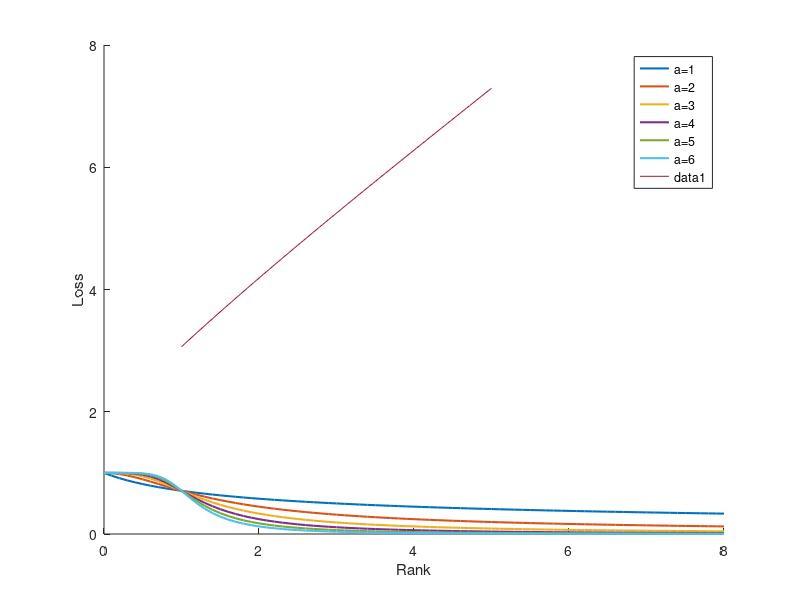
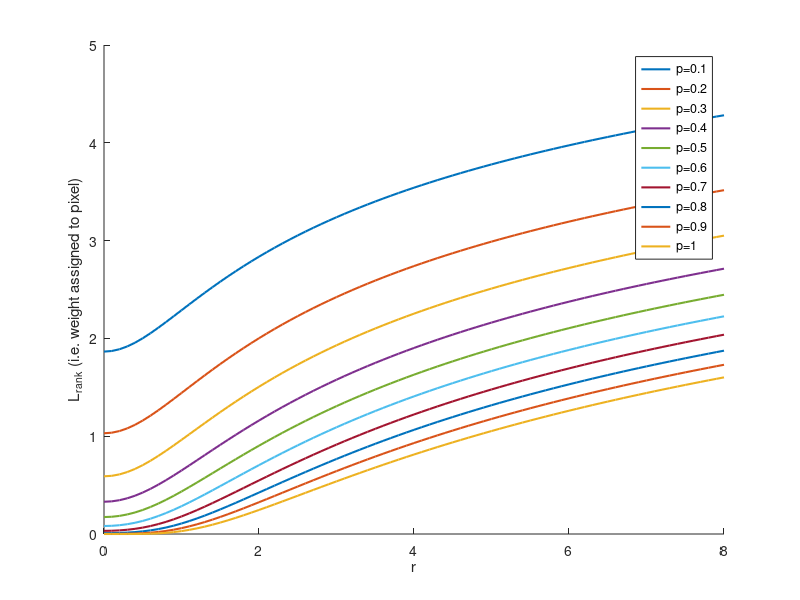
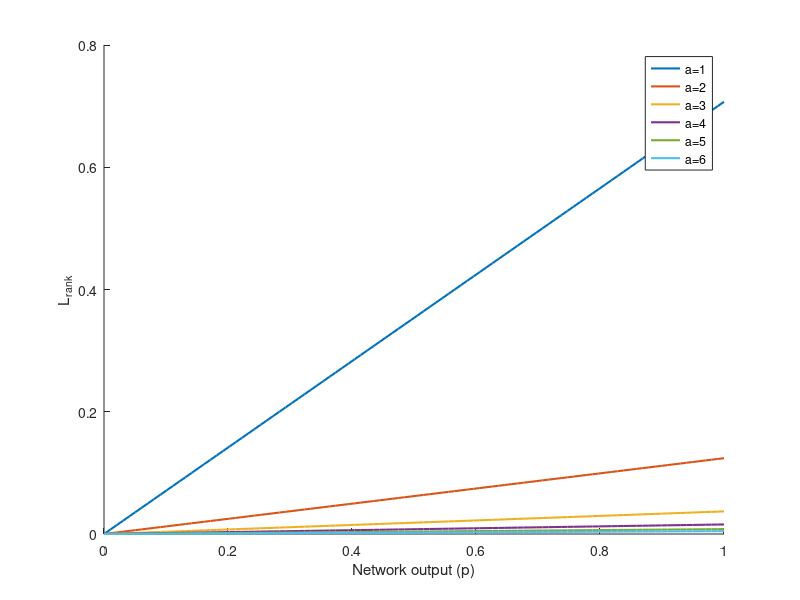
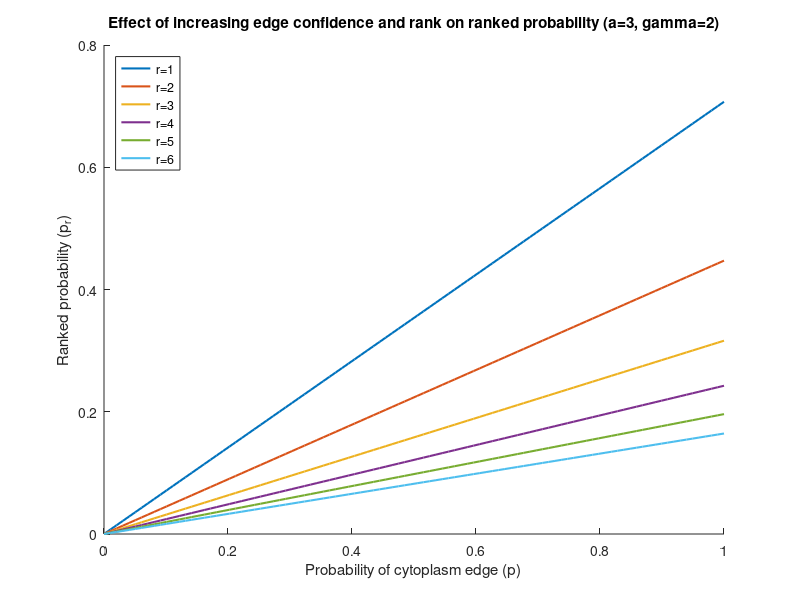

Here is the MATLAB script that generated these plots, in order: (Note: this script raises an error after producing the figures.)
% Simple script for analysing the effects on the weight given by my new
% focal loss function when different functions are used for computing Pr,
% the ranked confidence. 
% This way, the computers confidence in a pixel belonging to an edge is
% related to the level of difficulty of obtaining that edge.
% For example, if r is high, then a highly confident prediction should 

% What we're wanting in this function is to have a much larger losses for
% when its the most difficult (r=5) and has the least confidence, whereas
% we want very little loss for when its the easiest (r=1) and has most
% confidence. 

% Started: 11/03/2020.
clear; clc; close all; 


%% Latest idea: use a low-pass filter.
% Idea: for ranking loss:
% - to get more learning: make pr smaller 
% - to get less learning: make pr larger
% since its (1 - pr)^2, so when pr smaller, that function gets larger and
% vice versa.

% To make it smaller/larger we need a gain function: use the one for a low
% pass filter so that small ranks (i.e r -> 0) give large gains.
% As above, if we get larger gains, pr gets bigger, so

% As the rank increases, what effect does this have on the gain?
figure;
% title('Effect of rank on gain for various powers, a');
xlabel('r');
ylabel('G(r)');
hold on            
for a = 1: 6
    r = 0: 0.1: 8;
    Gain = 1 ./ sqrt(1 + r.^a);
    plot(r, Gain, '-', 'LineWidth', 1.5);
    Legend_a{a}=strcat('a=', num2str(a));
    hold on 
end
legend(Legend_a, 'Location','Best');
hold off;

%% Effect of rank on assigned weight for different values of p

figure;
xlabel('r');
ylabel('L_{rank} (i.e. weight assigned to pixel)');
hold on
i=1;
for p = 0.1: 0.1: 1
    r = 0: 0.1: 8;
    Gain = 1 ./ (sqrt(1 + r.^2));
    pr = p .* Gain;    
    RL = - (1 - pr).^2 .* log(pr);
    plot(r, RL, '-', 'LineWidth', 1.5);
    Legend_p{i}=strcat('p=', num2str(p));
    i = i+1;
    hold on;
end
legend(Legend_p, 'Location','Best');
hold off;

%% As the confidence increases, what effect does this have on the gain for different values of r?
figure;
xlabel('Network output (p)');
ylabel('L_{rank}');
hold on            
for r = 1: 6
    p = linspace(1e-4, 1, 100);
    Gain = p ./ sqrt(1 + r.^a);
    plot(p, Gain, '-', 'LineWidth', 1.5);
    Legend_a{a}=strcat('a=', num2str(a));
    hold on 
end
legend(Legend_a, 'Location','Best');
hold off;

%% Under this scheme, how much does the ranked probability pr change?
% Calculate effects of increasing rank on ranked probability.
% Calculate new curve for each new value of r.
gamma = 2;
a=2;
figure;
xlabel('Probability of cytoplasm edge (p)');    
ylabel('Ranked probability (p_r)');      
title('Effect of increasing edge confidence and rank on ranked probability (a=3, gamma=2)'); 
hold on            
i=0;
RL = zeros(6, 100);
for r = 1: 6
    p = linspace(1e-4, 1, 100);
    Gain = 1 / sqrt(1 + r^a);
    pr = p .* Gain;    
    RL(i+1,:) = - (1 - pr).^gamma .* log(pr);
    plot(p, pr, 'LineWidth', 1.5);
    i = i+1;                        % increase the index by one
    Legend_r{i}=strcat('r=', num2str(i)); % store the current value of Ao for displaying it on the legend
    hold on 
end
legend(Legend_r, 'Location','NorthWest');
hold off;

%% Comparison between CE, FL, and RL  
gamma = 2;
a=2;
p = linspace(1e-4, 1, 100);
CE = -log(p);
FL = -(1-p).^gamma .* log(p);
figure;
% plot(p, CE, '-o');
hold on;
% plot(p, FL, '-*');
xlabel('Probability of cytoplasm edge (p)');    
ylabel('Loss'); 
% Legend_r{1} = 'CE (\gamma =0)';
% Legend_r{2} = 'FL (r=0)';
i=1;
for r = 0: 6
    Gain = 1 / sqrt(1 + r^a);
    pr = p .* Gain;    
    RL = -0.5.*(pr).^gamma .* log(1-pr);
    plot(p, RL, 'LineWidth', 1.5);
    Legend_r{i} = strcat('r=', num2str(r)); 
    hold on 
    i = i+1;                      
end
legend(Legend_r, 'Location','NorthEast');
hold off;


%% 1. Effect of increasing confidence on loss
gamma = 2;

% Calculate relation between increasing p and ranking loss
% Calculate new curve for each new value of p.
figure(1);
xlabel('Rank');           % add a label to the x axis
ylabel('Loss');       % add a label to the y axis
hold on             % hold on the figure to plot more on top
i = 0;              % variable to use an matrix index in error_Ao below for storing the error values at each iteration
for p_out = 0.1: 0.1: 1
    i = linspace(1, 5);
    pr = p_out ./ (exp(i));  
    RL = - (1 - pr).^gamma .* log(pr);
    plot(i, RL);
    i = i+1;                        % increase the index by one
    Legend_p{i}=strcat('p=', num2str(p_out)); % store the current value of Ao for displaying it on the legend
    hold on 
end
legend(Legend_p, 'Location','Best');
hold off;

%% 2. Effect of increasing r on loss
% Calculate relation between increasing p and ranking loss
% Calculate new curve for each new value of p.
gamma = 2;
figure(2);
xlabel('Probability of cytoplasm edge');           % add a label to the x axis
ylabel('Loss');       % add a label to the y axis
title('Effect of increasing rank on loss: p_r = p / e^{|1-r|}');  % add a title to the subplot
hold on             % hold on the figure to plot more on top
i = 0;              % variable to use an matrix index in error_Ao below for storing the error values at each iteration
for i = 1: 1: 5
    p_out = linspace(1e-4, 1, 100);
    pr = p_out ./ exp(abs(1-i));    
    RL = - (1 - pr).^gamma .* log(pr);
    plot(p_out, RL, 'LineWidth', 1.5);
    i = i+1;                        % increase the index by one
    Legend_r{i}=strcat('r=', num2str(i)); % store the current value of Ao for displaying it on the legend
    hold on 
end
legend(Legend_r, 'Location','NorthEast');
hold off;

%% 3. Effect of rank on probability
% As the rank increases, what effect does this have on the probability?
gamma = 2;
figure(3);
xlabel('Sigmoid Output');           % add a label to the x axis
ylabel('Ranked Probability');       % add a label to the y axis
title('Effect of increasing rank on probability: p_r = p / e^{|1-r|}');  % add a title to the subplot
hold on             % hold on the figure to plot more on top
i = 0;              % variable to use an matrix index in error_Ao below for storing the error values at each iteration
for i = 1: 1: 5
    p_out = linspace(1e-4, 1, 100);
    pr = p_out ./ exp(abs(1-i));    
    plot(p_out, pr, 'LineWidth', 1.5);
    i = i+1;                        % increase the index by one
    Legend_r{i}=strcat('r=', num2str(i)); % store the current value of Ao for displaying it on the legend
    hold on 
end
legend(Legend_r, 'Location','NorthEast');
hold off;


%% Individual tries: 
% Changing difficulty, r
% Try: Pr = p / r
% When r = 1, we have the vanilla focal loss:
%FL = - (1 - p)^gamma * log(p);

% Doing this iteratively for increasing r and keeping p constant (0.2):
% Investigate ranking loss (RL):
gamma = 2; 
i = 1;
p_out = 0.1;
pr = p_out ./ exp(abs(1-i));    
RL = - (1 - pr).^gamma .* log(pr);
% figure(1);
% plot(r, RL);
% title('Ranking loss for increasing difficulty r (p = 0.2)');
% xlabel('Rank');
% ylabel('Loss');

%% Changing confidence
% This time see what happens when the network gets more and more confident
% that its found an edge pixel. Keep r constant.
p_out = linspace(1e-4, 1);
i = 2;
pr = p_out ./(exp(i));    
RL = - (1 - pr).^gamma .* log(pr);
figure(2);
plot(p_out, RL);
title('RL for increasing confidence p (r = 2)');
xlabel('Probability of cytoplasm edge');
ylabel('Loss');
